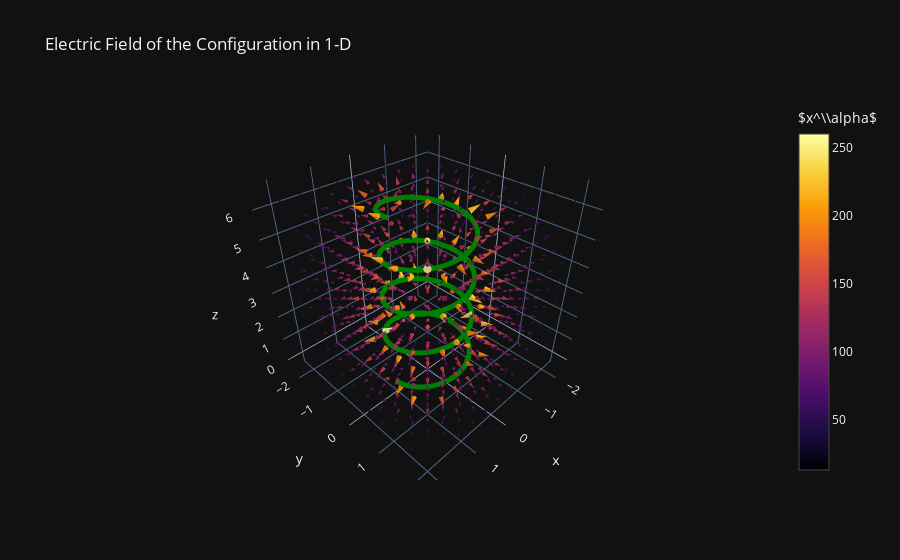

This figure's notebook cell:
### Code cell
data = go.Cone(x = xv.ravel(), y = yv.ravel(), z = zv.ravel(),
               u = Ex.ravel(), v = Ey.ravel(), w = Ez.ravel(),
               colorscale = 'Inferno', colorbar = dict(title = r'$x^2$'),
               sizemode = 'scaled', sizeref = 0.5)

layout = go.Layout(title = 'Electric Field of the Configuration in 1-D', scene = dict(xaxis_title = r'x', yaxis_title = r'y', zaxis_title = r'z',
                   aspectratio = dict(x = 1, y = 1, z = 1), camera_eye = dict(x = 1.2, y = 1.2, z = 1.2)))

fig = go.Figure(data = data, layout = layout)
fig.layout.template = 'plotly_dark'
fig.add_scatter3d(x = Lx, y = Ly, z = Lz, mode = 'lines',
                  line = dict(color = 'green', width = 10))

fig.write_html('../Outputs/elec-field_1D.html')
fig.show()

### Figure 1 — Plotly figure (JSON) as saved in the notebook; plotly's stock layout.template omitted (floating-point values rounded to 4 significant figures; data arrays with more than 128 entries replaced by an {"elided": "..."} marker saying what was removed)
{"data": [{"colorbar": {"title": {"text": "$x^\\\\alpha$"}}, "colorscale": [[0, "#000004"], [0.1111, "#1b0c41"], [0.2222, "#4a0c6b"], [0.3333, "#781c6d"], [0.4444, "#a52c60"], [0.5556, "#cf4446"], [0.6667, "#ed6925"], [0.7778, "#fb9b06"], [0.8889, "#f7d13d"], [1, "#fcffa4"]], "sizemode": "scaled", "sizeref": 0.5, "type": "cone", "u": {"elided": "1000 float values"}, "v": {"elided": "1000 float values"}, "w": {"elided": "1000 float values"}, "x": {"elided": "1000 float values"}, "y": {"elided": "1000 float values"}, "z": {"elided": "1000 float values"}}, {"line": {"color": "green", "width": 10}, "mode": "lines", "type": "scatter3d", "x": {"elided": "1000 float values"}, "y": {"elided": "1000 float values"}, "z": {"elided": "1000 float values"}}], "layout": {"scene": {"aspectratio": {"x": 1, "y": 1, "z": 1}, "camera": {"eye": {"x": 1.2, "y": 1.2, "z": 1.2}}, "xaxis": {"title": {"text": "x"}}, "yaxis": {"title": {"text": "y"}}, "zaxis": {"title": {"text": "z"}}}, "title": {"text": "Electric Field of the Configuration in 1-D"}}}
